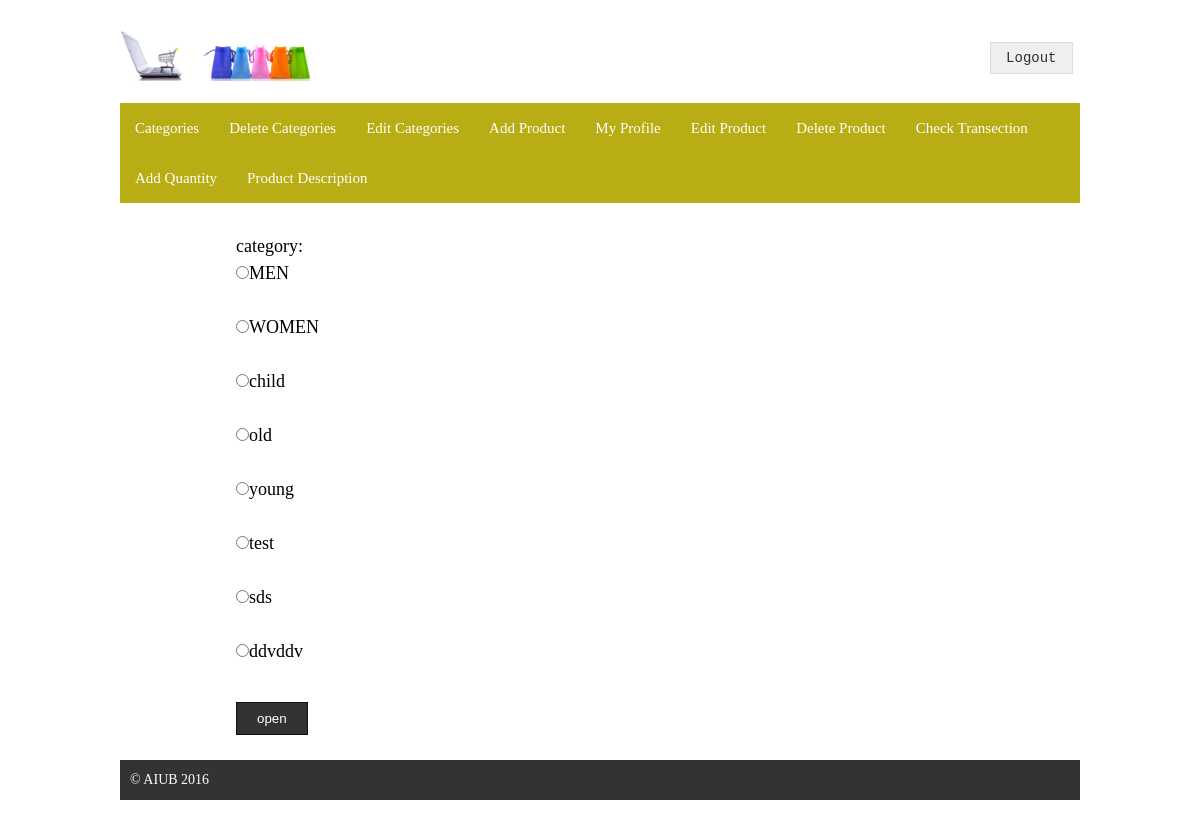
/des.php (signed in), run on the app's committed database.
### tables this page shows
CREATE TABLE `category` (
  `id` int(6) UNSIGNED NOT NULL,
  `category_name` varchar(100) NOT NULL,
  `signup_date` timestamp NOT NULL DEFAULT CURRENT_TIMESTAMP ON UPDATE CURRENT_TIMESTAMP
);

### des.php (the view, shortened to what this page needs)
<!DOCTYPE html>
<html>
<head>
	<link rel="stylesheet" type="text/css" href="style.css">
</head>
<form action="des1.php" method="post">
	<body>
	<div class="signup">
		<?php require 'template/header1.php'; ?>
		<?php require 'template/menu.php'; ?>
<div class="maincontent">
			<div class="content">
<?php
$conn = mysqli_connect("localhost", "root", "rafsan","sp1");
$sq2 = "SELECT * FROM category";
$result = mysqli_query($conn, $sq2)or die(mysqli_error());
if (mysqli_num_rows($result) > 0) {
echo "category:"."</br>";
 while($row = mysqli_fetch_assoc($result)) {
		echo '<input type="radio" name="e1" value="'.$row["category_name"].'">'.$row["category_name"]."</br>"."</br>";
    }
}
?>
<input type="submit" value="open">
</form>
		<div class="footer">
			<p>&copy; AIUB 2016</p>
		</div>
</body>
</html>

### style.css (style rules this page uses)
* { margin: 0;padding: 0 }
body { font-family: arial\\\\\\; font-size: 14px; line-height: 20px; color: #000; }
.signup { width:960px; margin: 30px auto; display: block; overflow: hidden; }
.maincontent { overflow: hidden; margin-top: 30px; }
.content { float: right; width: 700px; margin-right:15%; line-height: 1.5; font-size:18px; }
.content input[type=submit] { padding: 8px 20px; background-color: #333; border: 1px solid #111; color: #fff; cursor: pointer; margin-top: 10px; }
.footer { background:#333; color: #fff; margin-top: 25px; padding: 10px; }

### data on the page
category: category_name "MEN"
category: category_name "WOMEN"
category: category_name "child"
category: category_name "old"
category: category_name "young"
category: category_name "test"
category: category_name "sds"
category: category_name "ddvddv"
